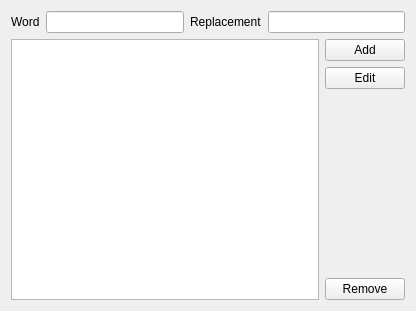
<?xml version="1.0" encoding="UTF-8"?>
<ui version="4.0">
 <class>SubstitutionConfigUi</class>
 <widget class="QWidget" name="SubstitutionConfigUi">
  <property name="geometry">
   <rect>
    <x>0</x>
    <y>0</y>
    <width>416</width>
    <height>311</height>
   </rect>
  </property>
  <property name="windowTitle">
   <string>Form</string>
  </property>
  <layout class="QGridLayout" name="gridLayout_2">
   <item row="0" column="0" colspan="2">
    <layout class="QHBoxLayout" name="horizontalLayout">
     <item>
      <widget class="QLabel" name="word_label">
       <property name="text">
        <string>Word</string>
       </property>
      </widget>
     </item>
     <item>
      <widget class="KLineEdit" name="sourceText"/>
     </item>
     <item>
      <widget class="QLabel" name="result_label">
       <property name="text">
        <string>Replacement</string>
       </property>
      </widget>
     </item>
     <item>
      <widget class="KLineEdit" name="resultText">
       <property name="text">
        <string/>
       </property>
      </widget>
     </item>
    </layout>
   </item>
   <item row="1" column="0">
    <widget class="QTableView" name="tableView"/>
   </item>
   <item row="1" column="1">
    <layout class="QVBoxLayout" name="verticalLayout">
     <item>
      <widget class="QPushButton" name="addButton">
       <property name="text">
        <string>Add</string>
       </property>
      </widget>
     </item>
     <item>
      <widget class="QPushButton" name="editButton">
       <property name="text">
        <string>Edit</string>
       </property>
      </widget>
     </item>
     <item>
      <spacer name="verticalSpacer">
       <property name="orientation">
        <enum>Qt::Vertical</enum>
       </property>
       <property name="sizeHint" stdset="0">
        <size>
         <width>20</width>
         <height>40</height>
        </size>
       </property>
      </spacer>
     </item>
     <item>
      <widget class="QPushButton" name="removeButton">
       <property name="text">
        <string>Remove</string>
       </property>
      </widget>
     </item>
    </layout>
   </item>
  </layout>
 </widget>
 <customwidgets>
  <customwidget>
   <class>KLineEdit</class>
   <extends>QLineEdit</extends>
   <header>klineedit.h</header>
  </customwidget>
 </customwidgets>
 <resources/>
 <connections/>
</ui>
